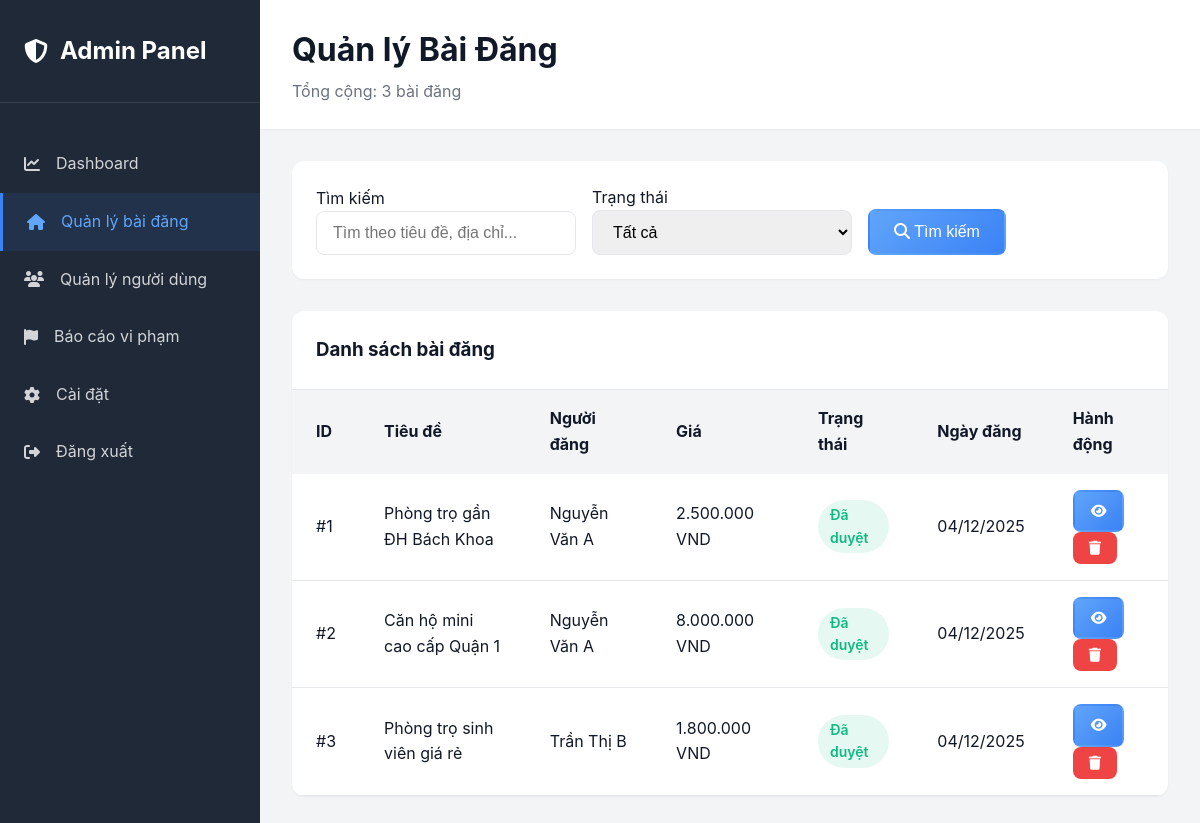
The page /Views/admin/posts.php (signed in) on the database its author committed.
### tables this page shows
CREATE TABLE posts (
    id INT AUTO_INCREMENT PRIMARY KEY,
    user_id INT NOT NULL,
    category_id INT NOT NULL,
    title VARCHAR(255) NOT NULL,
    description TEXT NOT NULL,
    address VARCHAR(255) NOT NULL,
    district VARCHAR(100),
    city VARCHAR(100),
    price DECIMAL(10, 2) NOT NULL,
    area DECIMAL(10, 2),
    room_type ENUM('single', 'shared', 'apartment', 'house') DEFAULT 'single',
    room_status ENUM('available', 'unavailable') DEFAULT 'available',
    max_people INT DEFAULT 1,
    gender ENUM('male', 'female', 'any') DEFAULT 'any',
    amenities TEXT,
    utilities TEXT,
    rules TEXT,
    available_from DATE,
    deposit_amount DECIMAL(10, 2),
    electric_price DECIMAL(10, 2),
    water_price DECIMAL(10, 2),
    status ENUM('pending', 'approved', 'rejected', 'rented') DEFAULT 'pending',
    is_featured BOOLEAN DEFAULT FALSE,
    views INT DEFAULT 0,
    created_at TIMESTAMP DEFAULT CURRENT_TIMESTAMP,
    updated_at TIMESTAMP DEFAULT CURRENT_TIMESTAMP ON UPDATE CURRENT_TIMESTAMP,
    FOREIGN KEY (user_id) REFERENCES users(id) ON DELETE CASCADE,
    FOREIGN KEY (category_id) REFERENCES categories(id) ON DELETE CASCADE,
    INDEX idx_status (status),
    INDEX idx_room_status (room_status),
    INDEX idx_user_id (user_id),
    INDEX idx_category_id (category_id),
    INDEX idx_city_district (city, district),
    INDEX idx_price (price),
    INDEX idx_created_at (created_at)
);

CREATE TABLE users (
    id INT AUTO_INCREMENT PRIMARY KEY,
    username VARCHAR(50) UNIQUE NOT NULL,
    email VARCHAR(100) UNIQUE NOT NULL,
    password VARCHAR(255) NOT NULL,
    full_name VARCHAR(100) NOT NULL,
    phone VARCHAR(20),
    avatar VARCHAR(255),
    bio TEXT,
    role ENUM('admin', 'landlord', 'tenant') NOT NULL DEFAULT 'tenant',
    status ENUM('active', 'inactive', 'banned') DEFAULT 'active',
    created_at TIMESTAMP DEFAULT CURRENT_TIMESTAMP,
    updated_at TIMESTAMP DEFAULT CURRENT_TIMESTAMP ON UPDATE CURRENT_TIMESTAMP,
    INDEX idx_role (role),
    INDEX idx_status (status),
    INDEX idx_email (email)
);

### config.php (called while the page is built, shortened)
<?php
function sanitize($data) {
    return trim($data);
}
?>

### Views/admin/posts.php (the view, shortened to what this page needs)
<?php
require_once __DIR__ . '/../../config.php';
$conn = getDB();
$search = sanitize($_GET['search'] ?? '');
$page = isset($_GET['page']) ? max(1, (int)$_GET['page']) : 1;
$per_page = 10;
$posts = [];
$total_posts = 0;
try {
    $query = "SELECT p.id, p.title, p.address, p.price, p.status, p.created_at, u.full_name
              FROM posts p
              JOIN users u ON p.user_id = u.id
              WHERE 1=1";
    $params = [];
    $count_query = str_replace("SELECT p.id, p.title, p.address, p.price, p.status, p.created_at, u.full_name", "SELECT COUNT(*) as cnt", $query);
    $count_stmt = $conn->prepare($count_query);
    $count_stmt->execute($params);
    $count_result = $count_stmt->fetch(PDO::FETCH_ASSOC);
    $total_posts = $count_result['cnt'] ?? 0;
    $query .= " ORDER BY p.created_at DESC LIMIT ? OFFSET ?";
    $params[] = $per_page;
    $params[] = ($page - 1) * $per_page;
    $stmt = $conn->prepare($query);
    $stmt->execute($params);
    $posts = $stmt->fetchAll(PDO::FETCH_ASSOC);
} catch (PDOException $e) {
    error_log("Error: " . $e->getMessage());
}
?>
<!DOCTYPE html>
<html lang="vi">
<head>
    <link rel="stylesheet" href="../../assets/css/style.css">
    <link rel="stylesheet" href="https://cdnjs.cloudflare.com/ajax/libs/font-awesome/6.4.0/css/all.min.css">
</head>
<body>
    <div class="admin-layout">
        <aside class="admin-sidebar">
            <div class="admin-logo">
                <h2><i class="fas fa-shield-alt"></i> Admin Panel</h2>
            </div>
            <ul class="admin-menu">
                <li><a href="dashboard.php"><i class="fas fa-chart-line"></i> Dashboard</a></li>
                <li><a href="posts.php" class="active"><i class="fas fa-home"></i> Quản lý bài đăng</a></li>
                <li><a href="users.php"><i class="fas fa-users"></i> Quản lý người dùng</a></li>
                <li><a href="reports.php"><i class="fas fa-flag"></i> Báo cáo vi phạm</a></li>
                <li><a href="settings.php"><i class="fas fa-cog"></i> Cài đặt</a></li>
                <li><a href="../../Controllers/AuthController.php?action=logout"><i class="fas fa-sign-out-alt"></i> Đăng xuất</a></li>
            </ul>
        </aside>
        <main class="admin-main">
            <div class="admin-header">
                <div>
                    <h1>Quản lý Bài Đăng</h1>
                    <p style="color: var(--text-secondary); margin-top: 0.25rem;">Tổng cộng: <?php echo $total_posts; ?> bài đăng</p>
                </div>
            </div>
            <div class="admin-content">
                <div class="filter-box">
                    <form method="GET" style="display: contents;">
                        <div>
                            <label>Tìm kiếm</label>
                            <input type="text" name="search" class="form-control" placeholder="Tìm theo tiêu đề, địa chỉ..." value="<?php echo htmlspecialchars($search); ?>">
                        </div>
                        <div>
                            <label>Trạng thái</label>
                            <select name="status" class="form-control">
                                <option value="">Tất cả</option>
                            </select>
                        </div>
                        <div>
                            <button type="submit" class="btn btn-primary">
                                <i class="fas fa-search"></i> Tìm kiếm
                            </button>
                        </div>
                    </form>
                </div>
                <div class="data-table">
                    <div class="table-header">
                        <h3>Danh sách bài đăng</h3>
                    </div>
                    <table>
                        <thead>
                            <tr>
                                <th>ID</th>
                                <th>Tiêu đề</th>
                                <th>Người đăng</th>
                                <th>Giá</th>
                                <th>Trạng thái</th>
                                <th>Ngày đăng</th>
                                <th>Hành động</th>
                            </tr>
                        </thead>
                        <tbody>
                            <?php if (!empty($posts)): ?>
                                <?php foreach ($posts as $post): ?>
                                <tr>
                                    <td>#<?php echo htmlspecialchars($post['id']); ?></td>
                                    <td><?php echo htmlspecialchars(substr($post['title'], 0, 40)); ?></td>
                                    <td><?php echo htmlspecialchars($post['full_name']); ?></td>
                                    <td><?php echo number_format($post['price'], 0, ',', '.'); ?> VND</td>
                                    <td>
                                        <span class="badge badge-<?php echo $post['status']; ?>">
                                            <?php
                                            $status_labels = [
                                                'pending' => 'Chờ duyệt',
                                                'approved' => 'Đã duyệt',
                                                'rejected' => 'Từ chối'
                                            ];
                                            echo $status_labels[$post['status']] ?? $post['status'];
                                            ?>
                                        </span>
                                    </td>
                                    <td><?php echo date('d/m/Y', strtotime($post['created_at'])); ?></td>
                                    <td>
                                        <a href="../../Views/posts/detail.php?id=<?php echo $post['id']; ?>" class="btn btn-sm btn-outline">
                                            <i class="fas fa-eye"></i>
                                        </a>
                                        <form method="POST" style="display: inline;" onsubmit="return confirm('Xác nhận xóa bài đăng này?');">
                                            <button type="submit" class="btn btn-sm btn-danger">
                                                <i class="fas fa-trash"></i>
                                            </button>
                                        </form>
                                    </td>
                                </tr>
                                <?php endforeach; ?>
                            <?php endif; ?>
                        </tbody>
                    </table>
                </div>
            </div>
        </main>
    </div>
</body>
</html>

### assets/css/style.css (style rules this page uses)
:root { --primary-color: #3b82f6; --primary-dark: #2563eb; --primary-light: #60a5fa; --primary-lighter: #dbeafe; --primary-lightest: #eff6ff; --secondary-color: #8b5cf6; --success-color: #10b981; --danger-color: #ef4444; --warning-color: #f59e0b; --info-color: #06b6d4; --dark-color: #1f2937; --light-color: #f3f4f6; --border-color: #e5e7eb; --text-primary: #111827; --text-secondary: #6b7280; --shadow-sm: 0 1px 2px 0 rgb(0 0 0 / 0.05); --shadow-md: 0 4px 6px -1px rgb(0 0 0 / 0.1); --shadow-lg: 0 10px 15px -3px rgb(0 0 0 / 0.1); --radius-sm: 0.375rem; --radius-md: 0.5rem; --radius-lg: 0.75rem; }
* { margin: 0; padding: 0; box-sizing: border-box; }
body { font-family: 'Inter', -apple-system, BlinkMacSystemFont, 'Segoe UI', Roboto, 'Helvetica Neue', Arial, sans-serif; color: var(--text-primary); background-color: #ffffff; background: linear-gradient(180deg, #ffffff 0%, var(--primary-lightest) 100%); line-height: 1.6; overflow-x: hidden; margin: 0; padding: 0; }
a { text-decoration: none; color: inherit; transition: all 0.3s ease; }
.btn { display: inline-block; padding: 0.75rem 1.5rem; font-size: 1rem; font-weight: 500; text-align: center; border: none; border-radius: var(--radius-md); cursor: pointer; transition: all 0.3s ease; text-decoration: none; }
.btn-primary { background: linear-gradient(135deg, #60a5fa, #3b82f6); color: white; border: 2px solid transparent; }
.btn-outline { background: linear-gradient(135deg, #60a5fa, #3b82f6); border: 2px solid transparent; color: white; transition: all 0.3s ease; }
.btn-danger { background-color: var(--danger-color); color: white; }
.btn-sm { padding: 0.5rem 1rem; font-size: 0.875rem; }
.form-control { width: 100%; padding: 0.75rem 1rem; font-size: 1rem; border: 1px solid var(--border-color); border-radius: var(--radius-md); transition: all 0.3s ease; }
select.form-control { cursor: pointer; }
.badge { display: inline-block; padding: 0.25rem 0.75rem; font-size: 0.875rem; font-weight: 500; border-radius: 9999px; }

### Views/admin/posts.php (style rules this page uses)
.admin-layout { display: grid; grid-template-columns: 260px 1fr; min-height: 100vh; }
.admin-sidebar { background: #1f2937; color: white; padding: 2rem 0; }
.admin-logo { padding: 0 1.5rem 2rem; border-bottom: 1px solid rgba(255, 255, 255, 0.1); margin-bottom: 2rem; }
.admin-logo h2 { color: white; display: flex; align-items: center; gap: 0.75rem; }
.admin-menu { list-style: none; }
.admin-menu li a { display: flex; align-items: center; gap: 1rem; padding: 1rem 1.5rem; color: rgba(255, 255, 255, 0.8); transition: all 0.3s ease; }
.admin-menu li a:hover, .admin-menu li a.active { background: rgba(59, 130, 246, 0.1); color: #60a5fa; border-left: 3px solid #3b82f6; }
.admin-main { background: #f3f4f6; }
.admin-header { background: white; padding: 1.5rem 2rem; box-shadow: var(--shadow-sm); display: flex; justify-content: space-between; align-items: center; }
.admin-content { padding: 2rem; }
.filter-box { background: white; padding: 1.5rem; border-radius: var(--radius-lg); margin-bottom: 2rem; box-shadow: var(--shadow-sm); display: grid; grid-template-columns: 1fr 1fr 1fr auto; gap: 1rem; align-items: end; }
.data-table { background: white; border-radius: var(--radius-lg); box-shadow: var(--shadow-sm); overflow: hidden; }
.table-header { padding: 1.5rem; border-bottom: 1px solid var(--border-color); }
table { width: 100%; border-collapse: collapse; }
thead { background: var(--light-color); }
th, td { padding: 1rem 1.5rem; text-align: left; }
tbody tr { border-bottom: 1px solid var(--border-color); }
.badge { padding: 0.25rem 0.75rem; border-radius: 9999px; font-size: 0.875rem; font-weight: 600; }
.badge-approved { background: rgba(16, 185, 129, 0.1); color: #10b981; }

### rows shown on the page
posts: id "1", title "Phòng trọ gần ĐH Bách Khoa", user.full_name "Nguyễn Văn A", price "2.500.000", status "Đã duyệt", created_at "04/12/2025"
posts: id "2", title "Căn hộ mini cao cấp Quận 1", user.full_name "Nguyễn Văn A", price "8.000.000", status "Đã duyệt", created_at "04/12/2025"
posts: id "3", title "Phòng trọ sinh viên giá rẻ", user.full_name "Trần Thị B", price "1.800.000", status "Đã duyệt", created_at "04/12/2025"

### other values the page prints
$total_posts "3"
